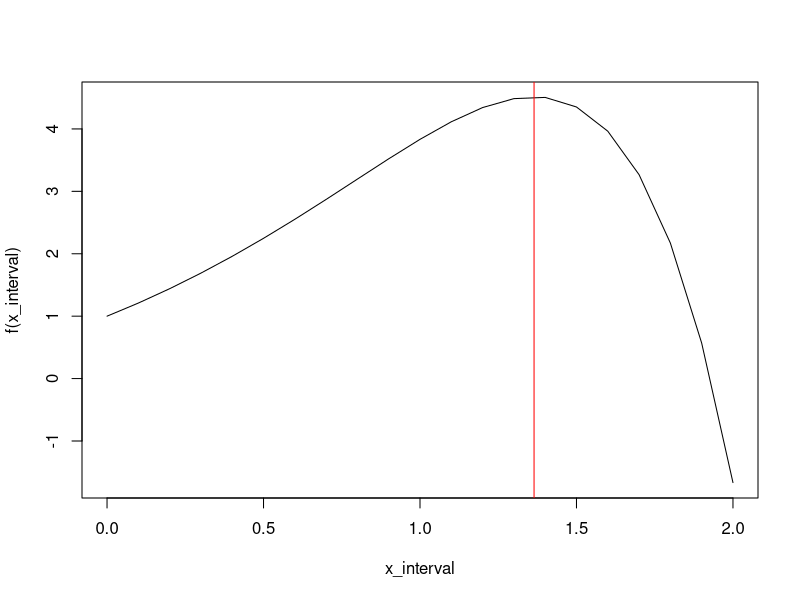

Recreate this plot in R. (Note: this script raises an error after producing the figure.)
# SESSION 4 - NUMERICAL OPTIMIZATION


##########################################
##########################################
## PART 1: FUNCTIONS OF 1 VARIABLE

# define the function
f <- function (x) -(1/6)*x^6 + x^2 + 2*x + 1

# plot the function over a specific interval
x_interval <- seq(0, 2, by = 0.1)
plot(x_interval, f(x_interval), type = "l")

## The R function "optimize" find minimums: we apply it to -f. 
minusf <- function (x) -f(x)
xmin <- optimize(minusf, c(0, 10), tol = 0.0001)

# you can "print" the result in a sentence for more clarity
cat("Function f is at a max in x=",xmin$minimum,"over the interval [0,2].", "\n")

# add a vertical line showing the maximum
abline(v=xmin$minimum, col="red")

# this algorithm implements the "golden section search" 
# simply takes 3 points, then a fourth and reselect an interval
# it works for specific functions (stricly unimodal)

# QUESTION:
############


##########################################
##########################################
## PART 2: FUNCTIONS OF 2 VARIABLES

# Output price
p <- 1
# p is a global variable


# Cobb-Douglas production function
Q <- function(k,l,a,b){
	# these arguments are local variables
	(k^a)*(l^b)
}

# you can evaluate this function at any point
Q(.2,.3,.5,.5)


# QUESTION 1:
############


# QUESTION 2:
############


# QUESTION 3:
############


# QUESTION 4:
############


# PLOTTING THE FUNCTION
############

# Plot the function
range_pi1 <- outer(range_k, range_l, Pi1)
persp(range_k, range_l, range_pi1,col = "lightblue", shade = 0.1, theta = 30, phi = 30)

# FINDING THE OPTIMUM
############
# the optimization function take a vector of 2 elements as argument
opp_Pi1 <- function(inputs){
	k <- inputs[1]
	l <- inputs[2]
	- Pi1(k,l) # add a minus to get max
}

result <- optim(c(1,1),fn=opp_Pi1,method="Nelder-Mead")

# add the maximum on the 3D graph
point_2d <- persp(range_k, range_l, range_pi1,col = "lightblue", shade = 0.1, theta = 30, phi = 30)
points(trans3d(result$par[1], result$par[2], -result$value, pmat = point_2d), col = "red", pch = 19)


##########################################
##########################################
## PART 3: CONSTRAINED MAXIMIZATION - THE CES-UTILITY CONSUMER CASE

# QUESTION 1:
############


# QUESTION 2:
############


# CES exponent parameter
r1 <- .5
# consumer's income
m1 <- 10
# vector of prices
p1 <- c(2,1)


# QUESTION 3:
############



########### OPTIMIZATION
result=constrOptim(c(0,0), minus_utility_1, NULL, ui = t(-p1), ci = -m1)
cat("x*=",result$par[1]," & y*=",result$par[2])

# QUESTION 4:
############
# how close are we to the constraint?




##########################################
##########################################
## INTRODUCTION TO LOOPS
# how do the optimal ratio of good (x/y) vary with the ratio of prices (p/q) ?

# define the sequence of prices (of good 1) over which we'll iterate
p1_sequence <- seq(0.5, 2, by = 0.1) 

# prepare lists to save results of each iteration
ratios_xovery <- numeric()

for (p1 in p1_sequence) {
	# define the new price vector
	p <- c(p1,1)
	# compute optimal consumption
	result=constrOptim(c(0,0), minus_utility, NULL, ui = t(-p), ci = -m)
	# append results to lists
	ratios_xovery <- append(ratios_xovery,result$par[1]/result$par[2])
}

plot(p1_sequence, ratios_xovery, type = "l")

# we find a decreasing relationship, but we know it depends on r!


# QUESTION :
############
# run the previous approach for different values of r using 2 nested loops
